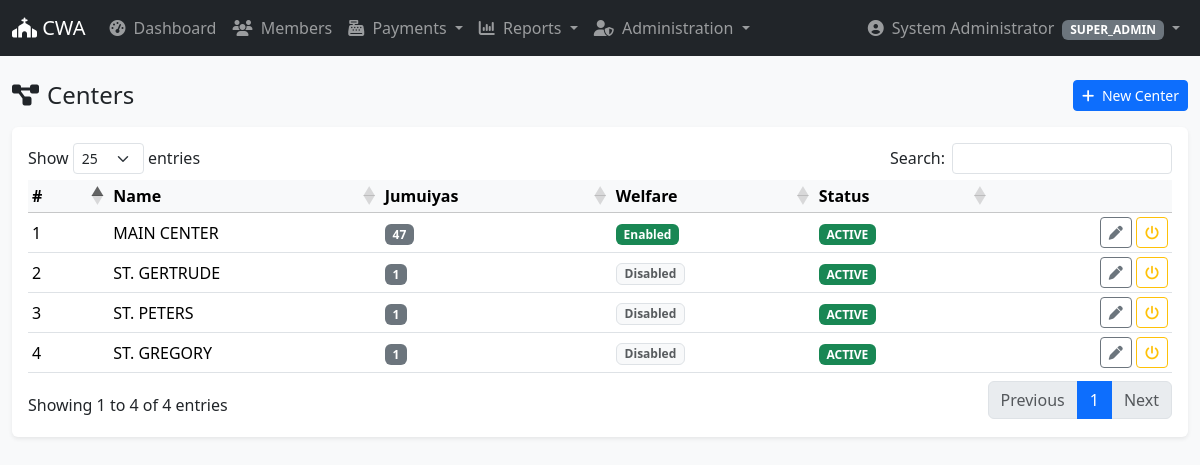
Page /admin/centers/index.php (signed in) on the committed database.
### tables this page shows
CREATE TABLE `centers` (
  `id` int(10) unsigned NOT NULL AUTO_INCREMENT,
  `parish_id` int(10) unsigned NOT NULL,
  `name` varchar(150) NOT NULL,
  `code` varchar(30) DEFAULT NULL,
  `welfare_enabled` tinyint(1) NOT NULL DEFAULT 0,
  `status` enum('ACTIVE','INACTIVE') NOT NULL DEFAULT 'ACTIVE',
  `created_at` datetime NOT NULL DEFAULT current_timestamp(),
  `updated_at` datetime NOT NULL DEFAULT current_timestamp() ON UPDATE current_timestamp(),
  PRIMARY KEY (`id`),
  UNIQUE KEY `uq_center_name_parish` (`parish_id`,`name`),
  KEY `idx_center_parish` (`parish_id`),
  CONSTRAINT `fk_center_parish` FOREIGN KEY (`parish_id`) REFERENCES `parishes` (`id`) ON UPDATE CASCADE
);

### config/config.php (called while the page is built)
<?php
return [
    'app' => [
        'name'     => 'CWA Member System',
        'env'      => 'development',
        'url'      => 'http://localhost/cwa',
        'timezone' => 'Africa/Nairobi',
    ],
    'db' => [
        'host'     => '127.0.0.1',
        'port'     => 3306,
        'database' => 'cwa_db',
        'username' => 'pos',
        'password' => 'Alaska001',
        'charset'  => 'utf8mb4',
    ],
    'session' => [
        'name'     => 'cwa_session',
        'lifetime' => 7200,
    ],
];

### classes/Db.php (called while the page is built, shortened)
<?php
class Db
{
    private static ?PDO $pdo = null;
    public static function conn(): PDO
    {
        if (self::$pdo === null) {
            $config = require __DIR__ . '/../config/config.php';
            $db = $config['db'];
            $dsn = "mysql:host={$db['host']};port={$db['port']};dbname={$db['database']};charset={$db['charset']}";
            self::$pdo = new PDO($dsn, $db['username'], $db['password'], [
                PDO::ATTR_ERRMODE            => PDO::ERRMODE_EXCEPTION,
                PDO::ATTR_DEFAULT_FETCH_MODE => PDO::FETCH_ASSOC,
                PDO::ATTR_EMULATE_PREPARES   => false,
            ]);
        }
        return self::$pdo;
    }
    public static function q(string $sql, array $params = []): PDOStatement
    {
        $st = self::conn()->prepare($sql);
        $st->execute($params);
        return $st;
    }
    public static function all(string $sql, array $p = []): array
    {
        return self::q($sql, $p)->fetchAll();
    }
}

### includes/helpers.php (called while the page is built, shortened)
<?php
function e(?string $v): string
{
    return htmlspecialchars((string)$v, ENT_QUOTES, 'UTF-8');
}

### includes/permissions.php (called while the page is built, shortened)
<?php
function permission_map(): array
{
    return [
        'SUPER_ADMIN'   => ['*'],
        'PARISH_ADMIN'  => [
            'dashboard.view',
            'center.view',
            'center.create',
            'center.edit',
            'jumuiya.view',
            'jumuiya.create',
            'jumuiya.edit',
            'member.view',
            'member.create',
            'member.edit',
            'member.transfer',
            'payment.view',
            'payment.create',
            'payment.reverse',
            'report.view',
            'report.export',
            'user.view',
            'settings.view',
            'settings.edit',
            'audit.view',
        ],
        'CENTER_ADMIN'  => [
            'dashboard.view',
            'jumuiya.view',
            'member.view',
            'member.create',
            'member.edit',
            'member.transfer',
            'payment.view',
            'payment.create',
            'payment.reverse',
            'report.view',
            'report.export',
        ],
        'JUMUIYA_ADMIN' => [
            'dashboard.view',
            'member.view',
            'member.create',
            'member.edit',
            'payment.view',
            'payment.create',
            'report.view',
        ],
        'VIEWER'        => [
            'dashboard.view',
            'member.view',
            'payment.view',
            'report.view',
        ],
    ];
}
function role_permissions(?string $roleName): array
{
    $map = permission_map();
    return $map[$roleName] ?? [];
}
function user_can(string $permission): bool
{
    $perms = role_permissions($_SESSION['user']['role_name'] ?? null);
    return in_array('*', $perms, true) || in_array($permission, $perms, true);
}

### includes/csrf.php (called while the page is built, shortened)
<?php
function csrf_token(): string
{
    return $_SESSION['csrf'];
}

### admin/centers/index.php (the view, shortened to what this page needs)
<?php
$centers = Db::all(
    "SELECT c.id, c.name, c.status, c.welfare_enabled, c.created_at,
          (SELECT COUNT(*) FROM jumuiyas j WHERE j.center_id = c.id AND j.status='ACTIVE') AS jumuiya_count
     FROM centers c
    ORDER BY c.name"
);
require __DIR__ . '/../../templates/layout/header.php';
?>
<div class="d-flex justify-content-between align-items-center mb-3">
    <h4 class="mb-0"><i class="fa-solid fa-diagram-project me-2"></i>Centers</h4>
    <a href="create.php" class="btn btn-primary btn-sm">
        <i class="fa-solid fa-plus me-1"></i> New Center
    </a>
</div>
<div class="card shadow-sm border-0">
    <div class="card-body">
        <table id="tblCenters" class="table table-sm table-hover align-middle">
            <thead class="table-light">
                <tr>
                    <th>#</th>
                    <th>Name</th>
                    <th>Jumuiyas</th>
                    <th>Welfare</th>
                    <th>Status</th>
                    <th></th>
                </tr>
            </thead>
            <tbody>
                <?php foreach ($centers as $c): ?>
                    <tr>
                        <td><?= (int)$c['id'] ?></td>
                        <td><?= e($c['name']) ?></td>
                        <td><span class="badge bg-secondary"><?= (int)$c['jumuiya_count'] ?></span></td>
                        <td>
                            <?php if ($c['welfare_enabled']): ?>
                                <span class="badge bg-success">Enabled</span>
                            <?php else: ?>
                                <span class="badge bg-light text-muted border">Disabled</span>
                            <?php endif; ?>
                        </td>
                        <td>
                            <span class="badge bg-<?= $c['status'] === 'ACTIVE' ? 'success' : 'secondary' ?>">
                                <?= e($c['status']) ?>
                            </span>
                        </td>
                        <td class="text-end">
                            <a href="edit.php?id=<?= (int)$c['id'] ?>" class="btn btn-sm btn-outline-secondary">
                                <i class="fa-solid fa-pen"></i>
                            </a>
                            <a href="toggle.php?id=<?= (int)$c['id'] ?>&csrf=<?= csrf_token() ?>"
                                class="btn btn-sm btn-outline-<?= $c['status'] === 'ACTIVE' ? 'warning' : 'success' ?> btn-toggle"
                                data-name="<?= e($c['name']) ?>"
                                data-action="<?= $c['status'] === 'ACTIVE' ? 'Deactivate' : 'Activate' ?>">
                                <i class="fa-solid fa-power-off"></i>
                            </a>
                        </td>
                    </tr>
                <?php endforeach; ?>
            </tbody>
        </table>
    </div>
</div>
<?php require __DIR__ . '/../../templates/layout/footer.php'; ?>

### templates/layout/header.php (shortened to what this page needs)
<?php
$config = $config ?? require __DIR__ . '/../../config/config.php';
$user   = $_SESSION['user'] ?? null;
?>
<!doctype html>
<html lang="en">
<head>
  <link rel="stylesheet" href="https://cdn.jsdelivr.net/npm/bootstrap@5.3.3/dist/css/bootstrap.min.css">
  <link rel="stylesheet" href="https://cdnjs.cloudflare.com/ajax/libs/font-awesome/6.5.2/css/all.min.css">
  <link rel="stylesheet" href="https://cdn.jsdelivr.net/npm/select2@4.1.0-rc.0/dist/css/select2.min.css">
  <link rel="stylesheet" href="https://cdnjs.cloudflare.com/ajax/libs/toastr.js/latest/toastr.min.css">
  <link rel="stylesheet" href="https://cdn.datatables.net/1.13.8/css/dataTables.bootstrap5.min.css">
  <link rel="stylesheet" href="<?= e($config['app']['url']) ?>/assets/css/print.css">
  <link rel="stylesheet" href="<?= e($config['app']['url']) ?>/assets/css/app.css">
</head>
<body class="bg-light">
  <nav class="navbar navbar-expand-lg navbar-dark bg-dark">
    <div class="container-fluid">
      <a class="navbar-brand" href="<?= e($config['app']['url']) ?>/dashboard/">
        <i class="fa-solid fa-church"></i> CWA
      </a>
      <div class="collapse navbar-collapse" id="navMain">
        <ul class="navbar-nav me-auto">
          <li class="nav-item">
            <a class="nav-link" href="<?= e($config['app']['url']) ?>/dashboard/">
              <i class="fa-solid fa-gauge-high me-1"></i> Dashboard
            </a>
          </li>
          <?php if (user_can('member.view') || user_can('*')): ?>
            <li class="nav-item">
              <a class="nav-link" href="<?= e($config['app']['url']) ?>/members/">
                <i class="fa-solid fa-users me-1"></i> Members
              </a>
            </li>
          <?php endif; ?>
          <?php if (user_can('payment.view') || user_can('*')): ?>
            <li class="nav-item dropdown">
              <a class="nav-link dropdown-toggle" data-bs-toggle="dropdown" href="#">
                <i class="fa-solid fa-cash-register me-1"></i> Payments
              </a>
            </li>
          <?php endif; ?>
          <?php if (user_can('report.view') || user_can('*')): ?>
            <li class="nav-item dropdown">
              <a class="nav-link dropdown-toggle" data-bs-toggle="dropdown" href="#">
                <i class="fa-solid fa-chart-column me-1"></i> Reports
              </a>
            </li>
          <?php endif; ?>
          <?php if (user_can('user.view') || user_can('center.view') || user_can('jumuiya.view') || user_can('*')): ?>
            <li class="nav-item dropdown">
              <a class="nav-link dropdown-toggle" data-bs-toggle="dropdown" href="#">
                <i class="fa-solid fa-user-shield me-1"></i> Administration
              </a>
              <?php endif; ?>
            </li>
        </ul>
        <?php if ($user): ?>
          <ul class="navbar-nav">
            <li class="nav-item dropdown">
              <a class="nav-link dropdown-toggle" data-bs-toggle="dropdown" href="#">
                <i class="fa-solid fa-circle-user me-1"></i>
                <?= e($user['full_name']) ?>
                <span class="badge bg-secondary ms-1"><?= e($user['role_name']) ?></span>
              </a>
            </li>
          </ul>
        <?php endif; ?>
      </div>
    </div>
  </nav>
  <main class="container-fluid py-4">

### templates/layout/footer.php (shortened to what this page needs)
</main>
</body>
</html>

### rows in the picture
centers: id "1", name "MAIN CENTER", jumuiya_count "47", welfare_enabled "Enabled", status "ACTIVE"
centers: id "2", name "ST. GERTRUDE", jumuiya_count "1", welfare_enabled "Disabled", status "ACTIVE"
centers: id "4", name "ST. GREGORY", jumuiya_count "1", welfare_enabled "Disabled", status "ACTIVE"
centers: id "3", name "ST. PETERS", jumuiya_count "1", welfare_enabled "Disabled", status "ACTIVE"

### other values in the picture
$user['full_name'] "System Administrator"
$user['role_name'] "SUPER_ADMIN"
